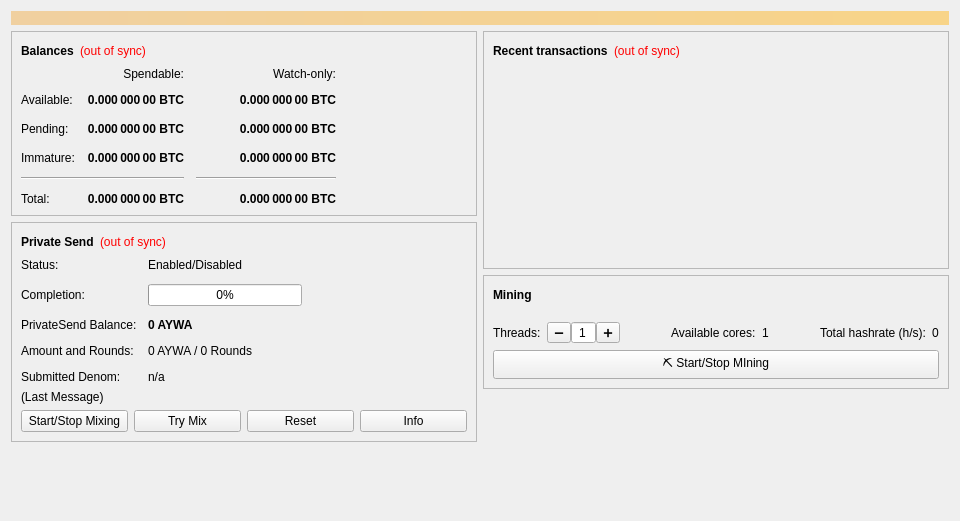
<?xml version="1.0" encoding="UTF-8"?>
<ui version="4.0">
 <class>OverviewPage</class>
 <widget class="QWidget" name="OverviewPage">
  <property name="geometry">
   <rect>
    <x>0</x>
    <y>0</y>
    <width>960</width>
    <height>521</height>
   </rect>
  </property>
  <property name="minimumSize">
   <size>
    <width>960</width>
    <height>0</height>
   </size>
  </property>
  <property name="windowTitle">
   <string>Form</string>
  </property>
  <layout class="QVBoxLayout" name="topLayout">
   <item>
    <widget class="QLabel" name="labelAlerts">
     <property name="visible">
      <bool>false</bool>
     </property>
     <property name="styleSheet">
      <string notr="true">QLabel { background-color: qlineargradient(x1: 0, y1: 0, x2: 1, y2: 0, stop:0 #F0D0A0, stop:1 #F8D488); color:#000000; }</string>
     </property>
     <property name="wordWrap">
      <bool>true</bool>
     </property>
     <property name="margin">
      <number>3</number>
     </property>
     <property name="textInteractionFlags">
      <set>Qt::TextSelectableByMouse</set>
     </property>
    </widget>
   </item>
   <item>
    <layout class="QHBoxLayout" name="horizontalLayout" stretch="1,1">
     <item>
      <layout class="QVBoxLayout" name="verticalLayout_2">
       <item>
        <widget class="QFrame" name="frame">
         <property name="frameShape">
          <enum>QFrame::StyledPanel</enum>
         </property>
         <property name="frameShadow">
          <enum>QFrame::Raised</enum>
         </property>
         <layout class="QVBoxLayout" name="verticalLayout_4">
          <item>
           <layout class="QHBoxLayout" name="horizontalLayout_4">
            <item>
             <widget class="QLabel" name="label_5">
              <property name="font">
               <font>
                <weight>75</weight>
                <bold>true</bold>
               </font>
              </property>
              <property name="text">
               <string>Balances</string>
              </property>
             </widget>
            </item>
            <item>
             <widget class="QLabel" name="labelWalletStatus">
              <property name="toolTip">
               <string>The displayed information may be out of date. Your wallet automatically synchronizes with the Aywa network after a connection is established, but this process has not completed yet.</string>
              </property>
              <property name="styleSheet">
               <string notr="true">QLabel { color: red; }</string>
              </property>
              <property name="text">
               <string notr="true">(out of sync)</string>
              </property>
              <property name="alignment">
               <set>Qt::AlignLeading|Qt::AlignLeft|Qt::AlignVCenter</set>
              </property>
             </widget>
            </item>
            <item>
             <spacer name="horizontalSpacer_3">
              <property name="orientation">
               <enum>Qt::Horizontal</enum>
              </property>
              <property name="sizeHint" stdset="0">
               <size>
                <width>40</width>
                <height>20</height>
               </size>
              </property>
             </spacer>
            </item>
           </layout>
          </item>
          <item>
           <layout class="QGridLayout" name="gridLayout">
            <property name="spacing">
             <number>12</number>
            </property>
            <item row="2" column="2">
             <widget class="QLabel" name="labelWatchPending">
              <property name="font">
               <font>
                <weight>75</weight>
                <bold>true</bold>
               </font>
              </property>
              <property name="cursor">
               <cursorShape>IBeamCursor</cursorShape>
              </property>
              <property name="toolTip">
               <string>Unconfirmed transactions to watch-only addresses</string>
              </property>
              <property name="text">
               <string notr="true">0.000 000 00 BTC</string>
              </property>
              <property name="alignment">
               <set>Qt::AlignRight|Qt::AlignTrailing|Qt::AlignVCenter</set>
              </property>
              <property name="textInteractionFlags">
               <set>Qt::LinksAccessibleByMouse|Qt::TextSelectableByKeyboard|Qt::TextSelectableByMouse</set>
              </property>
             </widget>
            </item>
            <item row="2" column="1">
             <widget class="QLabel" name="labelUnconfirmed">
              <property name="font">
               <font>
                <weight>75</weight>
                <bold>true</bold>
               </font>
              </property>
              <property name="cursor">
               <cursorShape>IBeamCursor</cursorShape>
              </property>
              <property name="toolTip">
               <string>Total of transactions that have yet to be confirmed, and do not yet count toward the spendable balance</string>
              </property>
              <property name="text">
               <string notr="true">0.000 000 00 BTC</string>
              </property>
              <property name="alignment">
               <set>Qt::AlignRight|Qt::AlignTrailing|Qt::AlignVCenter</set>
              </property>
              <property name="textInteractionFlags">
               <set>Qt::LinksAccessibleByMouse|Qt::TextSelectableByKeyboard|Qt::TextSelectableByMouse</set>
              </property>
             </widget>
            </item>
            <item row="3" column="2">
             <widget class="QLabel" name="labelWatchImmature">
              <property name="font">
               <font>
                <weight>75</weight>
                <bold>true</bold>
               </font>
              </property>
              <property name="cursor">
               <cursorShape>IBeamCursor</cursorShape>
              </property>
              <property name="toolTip">
               <string>Mined balance in watch-only addresses that has not yet matured</string>
              </property>
              <property name="text">
               <string notr="true">0.000 000 00 BTC</string>
              </property>
              <property name="alignment">
               <set>Qt::AlignRight|Qt::AlignTrailing|Qt::AlignVCenter</set>
              </property>
              <property name="textInteractionFlags">
               <set>Qt::LinksAccessibleByMouse|Qt::TextSelectableByKeyboard|Qt::TextSelectableByMouse</set>
              </property>
             </widget>
            </item>
            <item row="4" column="0" colspan="2">
             <widget class="Line" name="lineSpendableBalance">
              <property name="orientation">
               <enum>Qt::Horizontal</enum>
              </property>
             </widget>
            </item>
            <item row="4" column="2">
             <widget class="Line" name="lineWatchBalance">
              <property name="sizePolicy">
               <sizepolicy hsizetype="Preferred" vsizetype="Fixed">
                <horstretch>0</horstretch>
                <verstretch>0</verstretch>
               </sizepolicy>
              </property>
              <property name="minimumSize">
               <size>
                <width>140</width>
                <height>0</height>
               </size>
              </property>
              <property name="orientation">
               <enum>Qt::Horizontal</enum>
              </property>
             </widget>
            </item>
            <item row="5" column="0">
             <widget class="QLabel" name="labelTotalText">
              <property name="text">
               <string>Total:</string>
              </property>
             </widget>
            </item>
            <item row="3" column="1">
             <widget class="QLabel" name="labelImmature">
              <property name="font">
               <font>
                <weight>75</weight>
                <bold>true</bold>
               </font>
              </property>
              <property name="cursor">
               <cursorShape>IBeamCursor</cursorShape>
              </property>
              <property name="toolTip">
               <string>Mined balance that has not yet matured</string>
              </property>
              <property name="text">
               <string notr="true">0.000 000 00 BTC</string>
              </property>
              <property name="alignment">
               <set>Qt::AlignRight|Qt::AlignTrailing|Qt::AlignVCenter</set>
              </property>
              <property name="textInteractionFlags">
               <set>Qt::LinksAccessibleByMouse|Qt::TextSelectableByKeyboard|Qt::TextSelectableByMouse</set>
              </property>
             </widget>
            </item>
            <item row="2" column="3">
             <spacer name="horizontalSpacer_2">
              <property name="orientation">
               <enum>Qt::Horizontal</enum>
              </property>
              <property name="sizeHint" stdset="0">
               <size>
                <width>40</width>
                <height>20</height>
               </size>
              </property>
             </spacer>
            </item>
            <item row="3" column="0">
             <widget class="QLabel" name="labelImmatureText">
              <property name="text">
               <string>Immature:</string>
              </property>
             </widget>
            </item>
            <item row="5" column="1">
             <widget class="QLabel" name="labelTotal">
              <property name="font">
               <font>
                <weight>75</weight>
                <bold>true</bold>
               </font>
              </property>
              <property name="cursor">
               <cursorShape>IBeamCursor</cursorShape>
              </property>
              <property name="toolTip">
               <string>Your current total balance</string>
              </property>
              <property name="text">
               <string notr="true">0.000 000 00 BTC</string>
              </property>
              <property name="alignment">
               <set>Qt::AlignRight|Qt::AlignTrailing|Qt::AlignVCenter</set>
              </property>
              <property name="textInteractionFlags">
               <set>Qt::LinksAccessibleByMouse|Qt::TextSelectableByKeyboard|Qt::TextSelectableByMouse</set>
              </property>
             </widget>
            </item>
            <item row="5" column="2">
             <widget class="QLabel" name="labelWatchTotal">
              <property name="font">
               <font>
                <weight>75</weight>
                <bold>true</bold>
               </font>
              </property>
              <property name="cursor">
               <cursorShape>IBeamCursor</cursorShape>
              </property>
              <property name="toolTip">
               <string>Current total balance in watch-only addresses</string>
              </property>
              <property name="text">
               <string notr="true">0.000 000 00 BTC</string>
              </property>
              <property name="alignment">
               <set>Qt::AlignRight|Qt::AlignTrailing|Qt::AlignVCenter</set>
              </property>
              <property name="textInteractionFlags">
               <set>Qt::LinksAccessibleByMouse|Qt::TextSelectableByKeyboard|Qt::TextSelectableByMouse</set>
              </property>
             </widget>
            </item>
            <item row="0" column="2">
             <widget class="QLabel" name="labelWatchonly">
              <property name="text">
               <string>Watch-only:</string>
              </property>
              <property name="alignment">
               <set>Qt::AlignRight|Qt::AlignTrailing|Qt::AlignVCenter</set>
              </property>
             </widget>
            </item>
            <item row="1" column="0">
             <widget class="QLabel" name="labelBalanceText">
              <property name="text">
               <string>Available:</string>
              </property>
             </widget>
            </item>
            <item row="1" column="1">
             <widget class="QLabel" name="labelBalance">
              <property name="font">
               <font>
                <weight>75</weight>
                <bold>true</bold>
               </font>
              </property>
              <property name="cursor">
               <cursorShape>IBeamCursor</cursorShape>
              </property>
              <property name="toolTip">
               <string>Your current spendable balance</string>
              </property>
              <property name="text">
               <string notr="true">0.000 000 00 BTC</string>
              </property>
              <property name="alignment">
               <set>Qt::AlignRight|Qt::AlignTrailing|Qt::AlignVCenter</set>
              </property>
              <property name="textInteractionFlags">
               <set>Qt::LinksAccessibleByMouse|Qt::TextSelectableByKeyboard|Qt::TextSelectableByMouse</set>
              </property>
             </widget>
            </item>
            <item row="1" column="2">
             <widget class="QLabel" name="labelWatchAvailable">
              <property name="font">
               <font>
                <weight>75</weight>
                <bold>true</bold>
               </font>
              </property>
              <property name="cursor">
               <cursorShape>IBeamCursor</cursorShape>
              </property>
              <property name="toolTip">
               <string>Your current balance in watch-only addresses</string>
              </property>
              <property name="text">
               <string notr="true">0.000 000 00 BTC</string>
              </property>
              <property name="alignment">
               <set>Qt::AlignRight|Qt::AlignTrailing|Qt::AlignVCenter</set>
              </property>
              <property name="textInteractionFlags">
               <set>Qt::LinksAccessibleByMouse|Qt::TextSelectableByKeyboard|Qt::TextSelectableByMouse</set>
              </property>
             </widget>
            </item>
            <item row="2" column="0">
             <widget class="QLabel" name="labelPendingText">
              <property name="text">
               <string>Pending:</string>
              </property>
             </widget>
            </item>
            <item row="0" column="1">
             <widget class="QLabel" name="labelSpendable">
              <property name="text">
               <string>Spendable:</string>
              </property>
              <property name="alignment">
               <set>Qt::AlignRight|Qt::AlignTrailing|Qt::AlignVCenter</set>
              </property>
             </widget>
            </item>
           </layout>
          </item>
         </layout>
        </widget>
       </item>
       <item>
        <widget class="QFrame" name="framePrivateSend">
         <property name="layoutDirection">
          <enum>Qt::LeftToRight</enum>
         </property>
         <property name="frameShape">
          <enum>QFrame::StyledPanel</enum>
         </property>
         <property name="frameShadow">
          <enum>QFrame::Raised</enum>
         </property>
         <layout class="QVBoxLayout" name="VerticalLayout_PS1">
          <item>
           <layout class="QHBoxLayout" name="horizontalLayout_5">
            <item>
             <widget class="QLabel" name="labelPrivateSendHeader">
              <property name="font">
               <font>
                <weight>75</weight>
                <bold>true</bold>
               </font>
              </property>
              <property name="text">
               <string>Private Send</string>
              </property>
             </widget>
            </item>
            <item>
             <widget class="QLabel" name="labelPrivateSendSyncStatus">
              <property name="toolTip">
               <string>The displayed information may be out of date. Your wallet automatically synchronizes with the Aywa network after a connection is established, but this process has not completed yet.</string>
              </property>
              <property name="styleSheet">
               <string notr="true">QLabel { color: red; }</string>
              </property>
              <property name="text">
               <string notr="true">(out of sync)</string>
              </property>
              <property name="alignment">
               <set>Qt::AlignLeading|Qt::AlignLeft|Qt::AlignVCenter</set>
              </property>
             </widget>
            </item>
            <item>
             <spacer name="horizontalSpacer_4">
              <property name="orientation">
               <enum>Qt::Horizontal</enum>
              </property>
              <property name="sizeHint" stdset="0">
               <size>
                <width>40</width>
                <height>20</height>
               </size>
              </property>
             </spacer>
            </item>
           </layout>
          </item>
          <item>
           <layout class="QFormLayout" name="privateSendFormLayout">
            <property name="fieldGrowthPolicy">
             <enum>QFormLayout::AllNonFixedFieldsGrow</enum>
            </property>
            <property name="horizontalSpacing">
             <number>11</number>
            </property>
            <property name="verticalSpacing">
             <number>12</number>
            </property>
            <item row="0" column="0">
             <widget class="QLabel" name="labelPrivateSendEnabledText">
              <property name="text">
               <string>Status:</string>
              </property>
             </widget>
            </item>
            <item row="0" column="1">
             <widget class="QLabel" name="labelPrivateSendEnabled">
              <property name="text">
               <string>Enabled/Disabled</string>
              </property>
             </widget>
            </item>
            <item row="1" column="0">
             <widget class="QLabel" name="labelCompletitionText">
              <property name="text">
               <string>Completion:</string>
              </property>
             </widget>
            </item>
            <item row="1" column="1">
             <widget class="QProgressBar" name="privateSendProgress">
              <property name="maximumSize">
               <size>
                <width>154</width>
                <height>16777215</height>
               </size>
              </property>
              <property name="value">
               <number>0</number>
              </property>
             </widget>
            </item>
            <item row="2" column="0">
             <widget class="QLabel" name="labelAnonymizedText">
              <property name="text">
               <string>PrivateSend Balance:</string>
              </property>
             </widget>
            </item>
            <item row="2" column="1">
             <widget class="QLabel" name="labelAnonymized">
              <property name="font">
               <font>
                <weight>75</weight>
                <bold>true</bold>
               </font>
              </property>
              <property name="text">
               <string notr="true">0 AYWA</string>
              </property>
             </widget>
            </item>
            <item row="3" column="0">
             <widget class="QLabel" name="labelAmountAndRoundsText">
              <property name="text">
               <string>Amount and Rounds:</string>
              </property>
             </widget>
            </item>
            <item row="3" column="1">
             <widget class="QLabel" name="labelAmountRounds">
              <property name="text">
               <string>0 AYWA / 0 Rounds</string>
              </property>
             </widget>
            </item>
            <item row="4" column="0">
             <widget class="QLabel" name="labelSubmittedDenomText">
              <property name="text">
               <string>Submitted Denom:</string>
              </property>
             </widget>
            </item>
            <item row="4" column="1">
             <widget class="QLabel" name="labelSubmittedDenom">
              <property name="toolTip">
               <string>The denominations you submitted to the Masternode.&lt;br&gt;To mix, other users must submit the exact same denominations.</string>
              </property>
              <property name="text">
               <string>n/a</string>
              </property>
             </widget>
            </item>
           </layout>
          </item>
          <item>
           <layout class="QVBoxLayout" name="VerticalLayout_PS">
            <item>
             <widget class="QLabel" name="labelPrivateSendLastMessage">
              <property name="text">
               <string>(Last Message)</string>
              </property>
              <property name="alignment">
               <set>Qt::AlignLeading|Qt::AlignLeft|Qt::AlignTop</set>
              </property>
              <property name="wordWrap">
               <bool>true</bool>
              </property>
             </widget>
            </item>
            <item>
             <layout class="QHBoxLayout" name="horizontalLayout_debugbuttons">
              <item>
               <widget class="QPushButton" name="togglePrivateSend">
                <property name="sizePolicy">
                 <sizepolicy hsizetype="MinimumExpanding" vsizetype="Fixed">
                  <horstretch>0</horstretch>
                  <verstretch>0</verstretch>
                 </sizepolicy>
                </property>
                <property name="text">
                 <string>Start/Stop Mixing</string>
                </property>
               </widget>
              </item>
              <item>
               <widget class="QPushButton" name="privateSendAuto">
                <property name="sizePolicy">
                 <sizepolicy hsizetype="MinimumExpanding" vsizetype="Fixed">
                  <horstretch>0</horstretch>
                  <verstretch>0</verstretch>
                 </sizepolicy>
                </property>
                <property name="toolTip">
                 <string>Try to manually submit a PrivateSend request.</string>
                </property>
                <property name="text">
                 <string>Try Mix</string>
                </property>
               </widget>
              </item>
              <item>
               <widget class="QPushButton" name="privateSendReset">
                <property name="sizePolicy">
                 <sizepolicy hsizetype="MinimumExpanding" vsizetype="Fixed">
                  <horstretch>0</horstretch>
                  <verstretch>0</verstretch>
                 </sizepolicy>
                </property>
                <property name="toolTip">
                 <string>Reset the current status of PrivateSend (can interrupt PrivateSend if it's in the process of Mixing, which can cost you money!)</string>
                </property>
                <property name="autoFillBackground">
                 <bool>false</bool>
                </property>
                <property name="text">
                 <string>Reset</string>
                </property>
               </widget>
              </item>
              <item>
               <widget class="QPushButton" name="privateSendInfo">
                <property name="sizePolicy">
                 <sizepolicy hsizetype="MinimumExpanding" vsizetype="Fixed">
                  <horstretch>0</horstretch>
                  <verstretch>0</verstretch>
                 </sizepolicy>
                </property>
                <property name="toolTip">
                 <string>Information about PrivateSend and Mixing</string>
                </property>
                <property name="text">
                 <string>Info</string>
                </property>
               </widget>
              </item>
             </layout>
            </item>
           </layout>
          </item>
         </layout>
        </widget>
       </item>
       <item>
        <spacer name="verticalSpacer">
         <property name="orientation">
          <enum>Qt::Vertical</enum>
         </property>
         <property name="sizeHint" stdset="0">
          <size>
           <width>20</width>
           <height>40</height>
          </size>
         </property>
        </spacer>
       </item>
      </layout>
     </item>
     <item>
      <layout class="QVBoxLayout" name="verticalLayout_3">
       <item>
        <widget class="QFrame" name="frame_2">
         <property name="frameShape">
          <enum>QFrame::StyledPanel</enum>
         </property>
         <property name="frameShadow">
          <enum>QFrame::Raised</enum>
         </property>
         <layout class="QVBoxLayout" name="verticalLayout">
          <item>
           <layout class="QHBoxLayout" name="horizontalLayout_2">
            <item>
             <widget class="QLabel" name="label_4">
              <property name="font">
               <font>
                <weight>75</weight>
                <bold>true</bold>
               </font>
              </property>
              <property name="text">
               <string>Recent transactions</string>
              </property>
             </widget>
            </item>
            <item>
             <widget class="QLabel" name="labelTransactionsStatus">
              <property name="toolTip">
               <string>The displayed information may be out of date. Your wallet automatically synchronizes with the Aywa network after a connection is established, but this process has not completed yet.</string>
              </property>
              <property name="styleSheet">
               <string notr="true">QLabel { color: red; }</string>
              </property>
              <property name="text">
               <string notr="true">(out of sync)</string>
              </property>
              <property name="alignment">
               <set>Qt::AlignLeading|Qt::AlignLeft|Qt::AlignVCenter</set>
              </property>
             </widget>
            </item>
            <item>
             <spacer name="horizontalSpacer">
              <property name="orientation">
               <enum>Qt::Horizontal</enum>
              </property>
              <property name="sizeHint" stdset="0">
               <size>
                <width>40</width>
                <height>20</height>
               </size>
              </property>
             </spacer>
            </item>
           </layout>
          </item>
          <item>
           <widget class="QListView" name="listTransactions">
            <property name="styleSheet">
             <string notr="true">QListView { background: transparent; }</string>
            </property>
            <property name="frameShape">
             <enum>QFrame::NoFrame</enum>
            </property>
            <property name="verticalScrollBarPolicy">
             <enum>Qt::ScrollBarAlwaysOff</enum>
            </property>
            <property name="horizontalScrollBarPolicy">
             <enum>Qt::ScrollBarAlwaysOff</enum>
            </property>
            <property name="selectionMode">
             <enum>QAbstractItemView::NoSelection</enum>
            </property>
           </widget>
          </item>
         </layout>
        </widget>
       </item>
       <item>
        <widget class="QFrame" name="frameMIning">
         <property name="frameShape">
          <enum>QFrame::StyledPanel</enum>
         </property>
         <property name="frameShadow">
          <enum>QFrame::Raised</enum>
         </property>
         <layout class="QVBoxLayout" name="verticalLayout_6">
          <item>
           <layout class="QHBoxLayout" name="horizontalLayout_3">
            <property name="topMargin">
             <number>0</number>
            </property>
            <item>
             <widget class="QLabel" name="label">
              <property name="font">
               <font>
                <weight>75</weight>
                <bold>true</bold>
               </font>
              </property>
              <property name="text">
               <string>Mining</string>
              </property>
              <property name="alignment">
               <set>Qt::AlignLeading|Qt::AlignLeft|Qt::AlignVCenter</set>
              </property>
             </widget>
            </item>
            <item>
             <spacer name="horizontalSpacer_5">
              <property name="orientation">
               <enum>Qt::Horizontal</enum>
              </property>
              <property name="sizeHint" stdset="0">
               <size>
                <width>40</width>
                <height>20</height>
               </size>
              </property>
             </spacer>
            </item>
           </layout>
          </item>
          <item>
           <layout class="QVBoxLayout" name="verticalLayout_5">
            <property name="topMargin">
             <number>0</number>
            </property>
            <item>
             <layout class="QHBoxLayout" name="horizontalLayout_6">
              <property name="topMargin">
               <number>10</number>
              </property>
              <item>
               <widget class="QLabel" name="label_3">
                <property name="text">
                 <string>Threads:</string>
                </property>
               </widget>
              </item>
              <item>
               <layout class="QHBoxLayout" name="horizontalLayout_7">
                <property name="spacing">
                 <number>0</number>
                </property>
                <property name="rightMargin">
                 <number>0</number>
                </property>
                <item>
                 <widget class="QToolButton" name="toolButton">
                  <property name="text">
                   <string>➖</string>
                  </property>
                 </widget>
                </item>
                <item>
                 <widget class="QSpinBox" name="spinBoxMiningThreads">
                  <property name="focusPolicy">
                   <enum>Qt::NoFocus</enum>
                  </property>
                  <property name="alignment">
                   <set>Qt::AlignCenter</set>
                  </property>
                  <property name="buttonSymbols">
                   <enum>QAbstractSpinBox::NoButtons</enum>
                  </property>
                  <property name="minimum">
                   <number>1</number>
                  </property>
                  <property name="value">
                   <number>1</number>
                  </property>
                 </widget>
                </item>
                <item>
                 <widget class="QToolButton" name="toolButton_2">
                  <property name="text">
                   <string>➕</string>
                  </property>
                 </widget>
                </item>
               </layout>
              </item>
              <item>
               <spacer name="horizontalSpacer_7">
                <property name="orientation">
                 <enum>Qt::Horizontal</enum>
                </property>
                <property name="sizeHint" stdset="0">
                 <size>
                  <width>40</width>
                  <height>20</height>
                 </size>
                </property>
               </spacer>
              </item>
              <item>
               <widget class="QLabel" name="label_2">
                <property name="text">
                 <string>Available cores:</string>
                </property>
               </widget>
              </item>
              <item>
               <widget class="QLabel" name="labelAvailableCores">
                <property name="text">
                 <string>1</string>
                </property>
               </widget>
              </item>
              <item>
               <spacer name="horizontalSpacer_8">
                <property name="orientation">
                 <enum>Qt::Horizontal</enum>
                </property>
                <property name="sizeHint" stdset="0">
                 <size>
                  <width>40</width>
                  <height>20</height>
                 </size>
                </property>
               </spacer>
              </item>
              <item>
               <widget class="QLabel" name="labelHashrate">
                <property name="text">
                 <string>Total hashrate (h/s):</string>
                </property>
               </widget>
              </item>
              <item>
               <widget class="QLabel" name="labelTotalHashRate">
                <property name="text">
                 <string>0</string>
                </property>
               </widget>
              </item>
             </layout>
            </item>
            <item>
             <widget class="QPushButton" name="bnGenerate">
              <property name="text">
               <string>⛏ Start/Stop MIning</string>
              </property>
             </widget>
            </item>
           </layout>
          </item>
         </layout>
        </widget>
       </item>
       <item>
        <spacer name="verticalSpacer_2">
         <property name="orientation">
          <enum>Qt::Vertical</enum>
         </property>
         <property name="sizeHint" stdset="0">
          <size>
           <width>20</width>
           <height>40</height>
          </size>
         </property>
        </spacer>
       </item>
      </layout>
     </item>
    </layout>
   </item>
  </layout>
 </widget>
 <resources/>
 <connections>
  <connection>
   <sender>toolButton_2</sender>
   <signal>clicked()</signal>
   <receiver>spinBoxMiningThreads</receiver>
   <slot>stepUp()</slot>
   <hints>
    <hint type="sourcelabel">
     <x>624</x>
     <y>348</y>
    </hint>
    <hint type="destinationlabel">
     <x>603</x>
     <y>349</y>
    </hint>
   </hints>
  </connection>
  <connection>
   <sender>toolButton</sender>
   <signal>clicked()</signal>
   <receiver>spinBoxMiningThreads</receiver>
   <slot>stepDown()</slot>
   <hints>
    <hint type="sourcelabel">
     <x>548</x>
     <y>346</y>
    </hint>
    <hint type="destinationlabel">
     <x>583</x>
     <y>349</y>
    </hint>
   </hints>
  </connection>
 </connections>
</ui>
